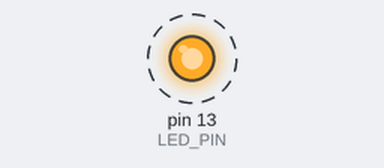
Recording of a sketch running on a simulated Arduino Uno, built with avr-gcc and run on an emulated ATmega328P. Parts: output pins drawn as LEDs (lit = HIGH). Dashed ring = blinking.

Above: at 0.2 s.
Timing chart, 0 to 3.0 s (numbered marks = the images above):
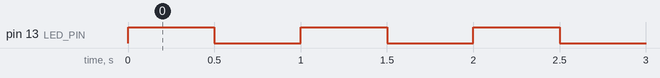

The sketch:

Led.ino.ino
```cpp
#define LED_PIN 13
#include "Led.h" // inlcuding header file

Led led(LED_PIN);

void setup() {
  led.init();
}

void loop() {
  led.on();
  delay(500);
  led.off();
  delay(500);
}
```

Led.cpp
```cpp
// both the h and cpp files are linked
// This is the logic of the class
#include "Led.h"

// Led:: has to be added to all void methods where the constructor is present

Led::Led(byte pin)
  {
    // Use this when there is a double up of names
    this->_pin = pin;
    // You can use: _pin = pin;
  }

  void Led::init() // initialiser just like python oop
  {
    pinMode(_pin, OUTPUT);
  }

  void Led::init(byte defaultState) // Here calling methods of class to make it work, just like you would do it in main in python, you use the intialiser
  {
    init();
    if (defaultState == HIGH) {
      on();
    }
    else {
      off();
    }
  }

  void Led:: on() // use void to make new functions
  {
    digitalWrite(_pin, HIGH);
  }

  void Led:: off()
  {
    digitalWrite(_pin, LOW);
  }
```

Led.h
```cpp
#ifndef LED_H //if not defined
#define LED_H // used for the class to be written once
// there is the decleration of the class
#include <Arduino.h> // for header files, you need to include this to use arudino functionality

class Led
{
private:
  byte _pin; //example of encapsulation, can't change pin
public:

  // A deafualt constructors has 0 parameters, if you do not add you may have a compilation error

  Led() {} // Do not use
  Led(byte pin); // Here is the constructor, where the pin number is provided

  // initalise the pin for the LED
  // call this in setup()
  void init();
  void init(byte defaultState); // Here the interface is seperated from the implementation, gives clear overview of what the class is about

  // power on the LED
  void on();
  // power off the LED
  void off();
};
#endif // used for when this file is included from other files
```

Measured:
- by itself, pin 13 (LED_PIN): alternates HIGH for 0.50 s and LOW for 0.50 s
